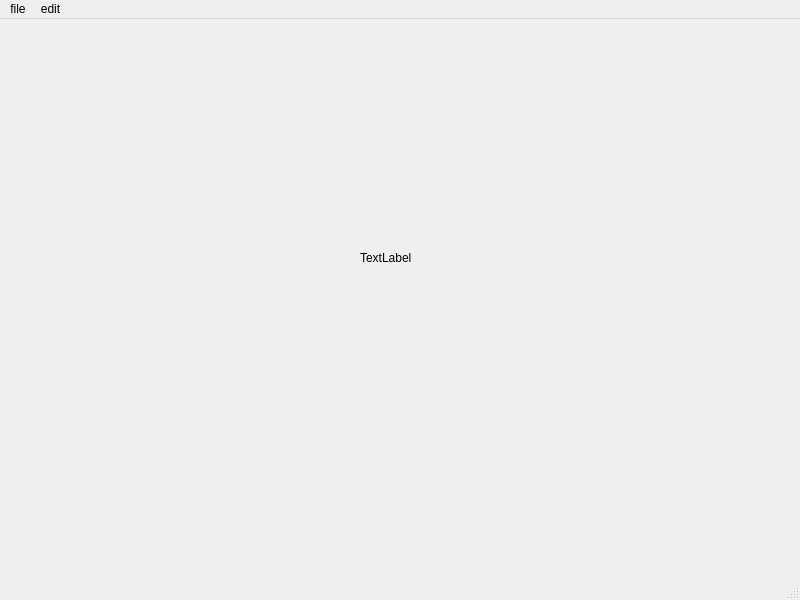
<?xml version="1.0" encoding="UTF-8"?>
<ui version="4.0">
 <class>MainWindow</class>
 <widget class="QMainWindow" name="MainWindow">
  <property name="geometry">
   <rect>
    <x>0</x>
    <y>0</y>
    <width>800</width>
    <height>600</height>
   </rect>
  </property>
  <property name="windowTitle">
   <string>MainWindow</string>
  </property>
  <widget class="QWidget" name="centralwidget">
   <widget class="QLabel" name="label">
    <property name="geometry">
     <rect>
      <x>360</x>
      <y>230</y>
      <width>62</width>
      <height>17</height>
     </rect>
    </property>
    <property name="text">
     <string>TextLabel</string>
    </property>
   </widget>
  </widget>
  <widget class="QMenuBar" name="menubar">
   <property name="geometry">
    <rect>
     <x>0</x>
     <y>0</y>
     <width>800</width>
     <height>22</height>
    </rect>
   </property>
   <widget class="QMenu" name="menufile">
    <property name="title">
     <string>file</string>
    </property>
    <addaction name="actionnew"/>
    <addaction name="actionsave"/>
   </widget>
   <widget class="QMenu" name="menuedit">
    <property name="title">
     <string>edit</string>
    </property>
    <addaction name="actioncopy"/>
    <addaction name="actionpaste"/>
   </widget>
   <addaction name="menufile"/>
   <addaction name="menuedit"/>
  </widget>
  <widget class="QStatusBar" name="statusbar"/>
  <action name="actionnew">
   <property name="text">
    <string>new</string>
   </property>
  </action>
  <action name="actioncopy">
   <property name="text">
    <string>copy</string>
   </property>
  </action>
  <action name="actionpaste">
   <property name="text">
    <string>paste</string>
   </property>
  </action>
  <action name="actionsave">
   <property name="text">
    <string>save</string>
   </property>
   <property name="shortcut">
    <string/>
   </property>
  </action>
 </widget>
 <resources/>
 <connections/>
</ui>
